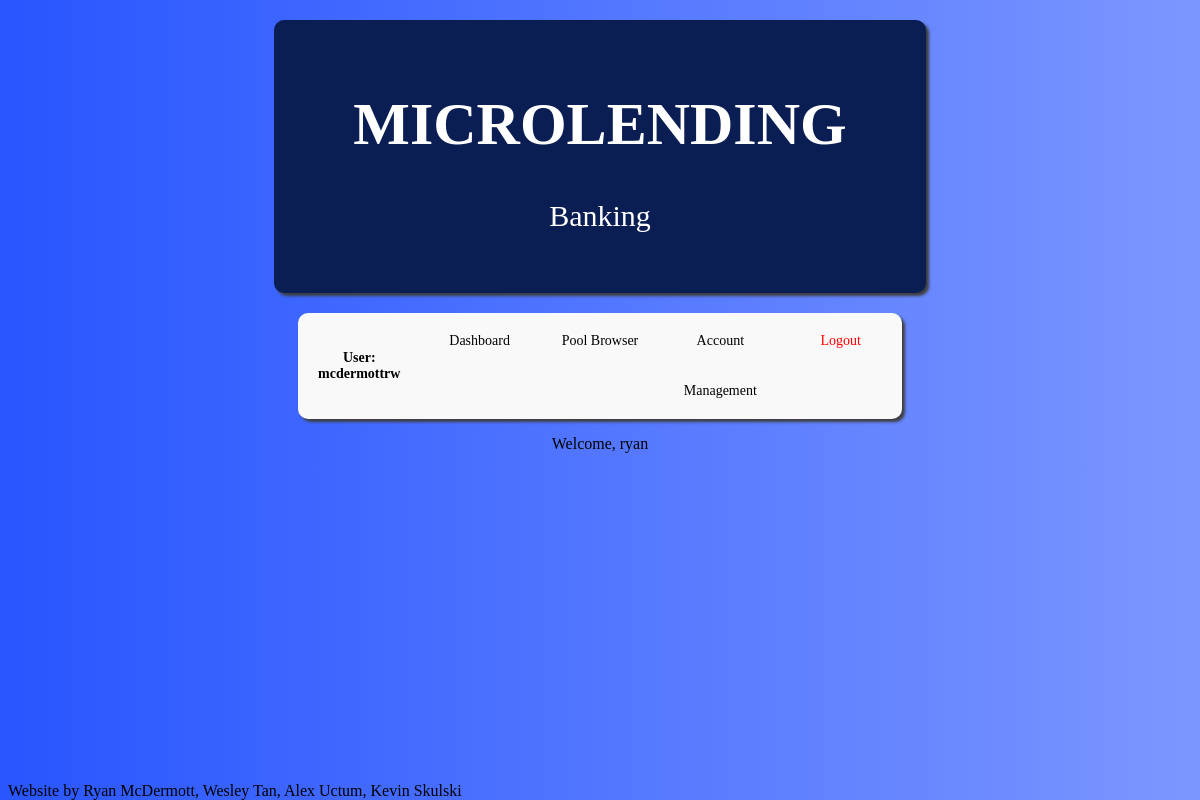
Before: /dashboard (signed in) with the older database file.
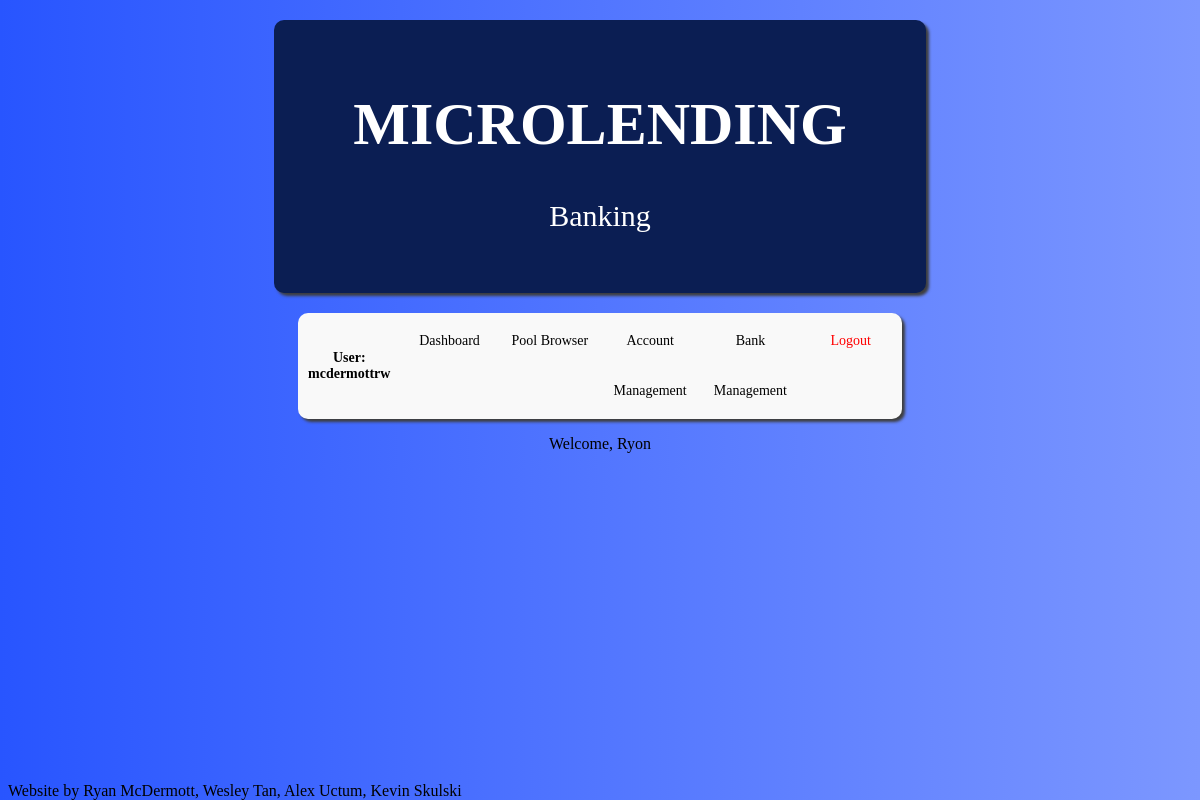
After: the same page with the newer database file.
### models.py (models this page shows, shortened)
class User(db.Model):
    __tablename__ = "user"
    id = db.Column(db.Integer, primary_key=True)  # SQLAlchemy requires primary keys
    firstname = db.Column(db.String(100))
    lastname = db.Column(db.String(100))
    username = db.Column(db.String(100), unique=True)  # Usernames must be unique
    password = db.Column(db.String(100))
    isBankManager = db.Column(db.Integer)
    bank_accounts = relationship("BankAccount")
    pool_contributions = relationship("PoolContribution")
    loans = relationship("Loan")
    loan_requests = relationship("LoanRequest")

### routes.py (the view)
@main.route("/dashboard", methods=["GET", "POST"])
@login_required
def dashboard():
    user = User.query.filter_by(id=session["user_id"]).first()
    return render_template("dashboard.html", user=user)

### routes.py (called while the page is built)
def login_required(f):
    @wraps(f)
    def wrap(*args, **kwargs):
        if "logged_in" in session:
            return f(*args, **kwargs)
        else:
            return redirect(url_for(".login"))
    return wrap

### templates/dashboard.html (shortened to what this page needs)
<!doctype html>
<html lang="en">
<head>
 <link rel="stylesheet" type="text/css" href="{{ url_for('static',filename='styles/poolStyle.css') }}">
</head>
<body class="root">
    {% with user=user %}
        {% include 'header.html' %}
    {% endwith %}
    <p style="text-align: center;">Welcome, {{user.firstname}}</p>
</body>
<footer style="position: absolute; bottom: 0px;">Website by Ryan McDermott, Wesley Tan, Alex Uctum, Kevin Skulski</footer>
</html>

### templates/header.html (shortened to what this page needs)
<!DOCTYPE html>
<html lang="en">
<head>
    <link rel="stylesheet" href="{{ url_for('static', filename='styles/headerStyle.css') }}">
</head>
<div class="header">
    <h1>MICROLENDING</h1>
    <p>Banking</p>
</div>
<body class="root">
        <table>
            <th>User: {{user.username}}</th>
            <td><a href="{{ url_for('main.dashboard') }}">Dashboard</a></td>
            <td><a href="{{ url_for('main.poolBrowser') }}">Pool Browser</a></td>
            <td><a href="{{ url_for('main.accountManagement') }}">Account Management</a></td>
            {% if user.isBankManager %}
                <td><a href="{{ url_for('main.bankManagement') }}">Bank Management</a></td>
            {% endif %}
            <td><a href="{{ url_for('main.logout') }}" style="color: Red;">Logout</a></td>
        </table>
</body>
</html>

Changed rows visible on the page:
changed User "mcdermottrw": isBankManager 0 → 1 (drawn); firstname "ryan" → "Ryon"
Other visible differences:
text now shown: "Bank Management"
